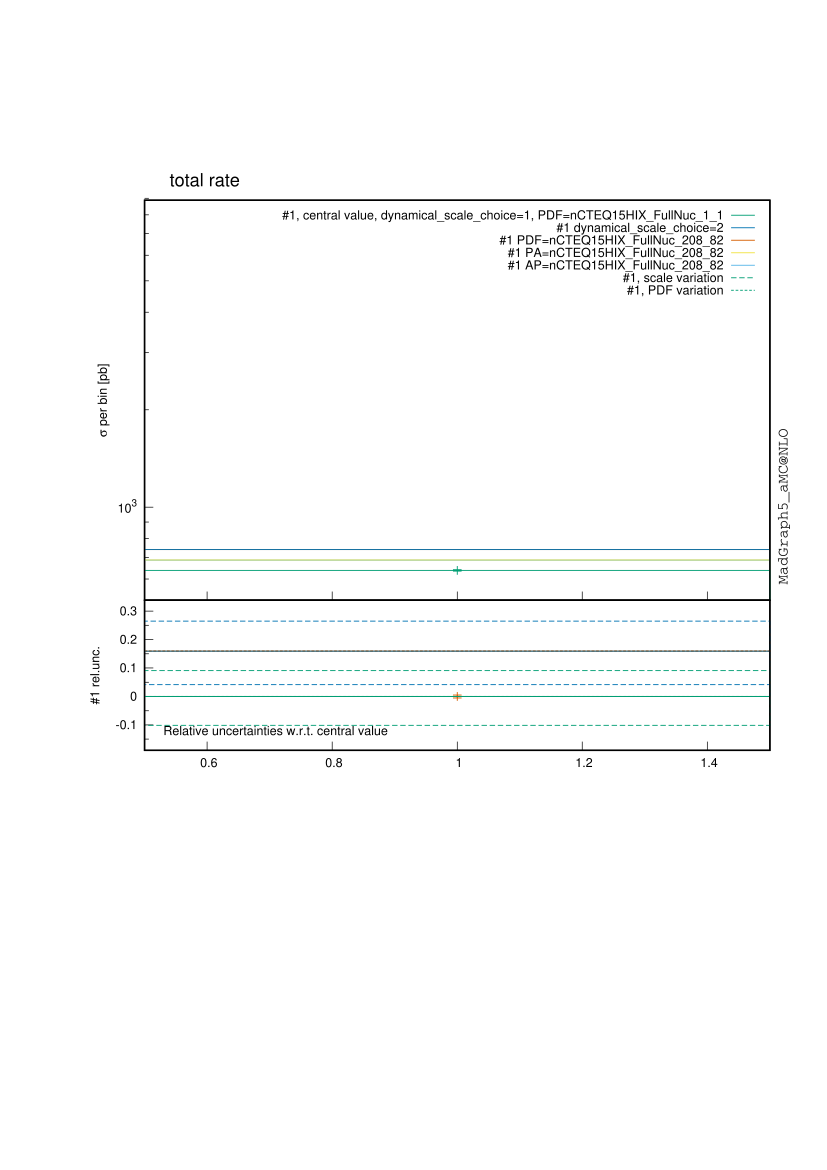

Recreate this plot in gnuplot.

################################################################################
#
# This gnuplot file was generated by MadGraph5_aMC@NLO project, a program which 
# automatically generates Feynman diagrams and matrix elements for arbitrary
# high-energy processes in the Standard Model and beyond. It also perform the
# integration and/or generate events for these processes, at LO and NLO accuracy.
#
# For more information, visit madgraph.phys.ucl.ac.be and amcatnlo.web.cern.ch
#
################################################################################
# /home/charlie/research/mg5amcnlo_RPA_PineAPPL/test_pp2ttbar_PineAPPL/bin/internal/histograms.py /home/charlie/research/mg5amcnlo_RPA_PineAPPL/test_pp2ttbar_PineAPPL/SubProcesses/P0_gg_ttx/all_G1/MADatNLO.HwU /home/charlie/research/mg5amcnlo_RPA_PineAPPL/test_pp2ttbar_PineAPPL/SubProcesses/P0_uux_ttx/all_G1/MADatNLO.HwU /home/charlie/research/mg5amcnlo_RPA_PineAPPL/test_pp2ttbar_PineAPPL/SubProcesses/P0_uxu_ttx/all_G1_1/MADatNLO.HwU /home/charlie/research/mg5amcnlo_RPA_PineAPPL/test_pp2ttbar_PineAPPL/SubProcesses/P0_uxu_ttx/all_G1_2/MADatNLO.HwU --out=/home/charlie/research/mg5amcnlo_RPA_PineAPPL/test_pp2ttbar_PineAPPL/Events/run_04/MADatNLO --gnuplot --band=[] --lhapdf-config=lhapdf-config --sum --keep_all_weights --no_open
reset

set lmargin 10
set rmargin 0
set terminal postscript portrait enhanced color "Helvetica" 9 
# The pdf terminal offers transparency support, but you will have to adapt things a bit
#set terminal pdf enhanced font "Helvetica 12" lw 1.0 dashed size 29.7cm, 21cm
set key font ",9"
set key samplen "2"
set output "MADatNLO.ps"

# This is the "PODO" color palette of gnuplot v.5, but with the order
# changed: palette of colors selected to be easily distinguishable by
# color-blind individuals with either protanopia or deuteranopia. Bang
# Wong [2011] Nature Methods 8, 441.

set style line   1 lt 1 lc rgb "#009e73" lw 1.3
set style line 101 lt 1 lc rgb "#009e73" lw 1.3 dt (6,3)
set style line  11 lt 2 lc rgb "#009e73" lw 1.3 dt (6,3)
set style line  21 lt 4 lc rgb "#009e73" lw 1.3 dt (3,2)
set style line  31 lt 6 lc rgb "#009e73" lw 1.3 dt (2,1)
set style line  41 lt 8 lc rgb "#009e73" lw 1.3 dt (4,3)

set style line   2 lt 1 lc rgb "#0072b2" lw 1.3
set style line 102 lt 1 lc rgb "#0072b2" lw 1.3 dt (6,3)
set style line  12 lt 2 lc rgb "#0072b2" lw 1.3 dt (6,3)
set style line  22 lt 4 lc rgb "#0072b2" lw 1.3 dt (3,2)
set style line  32 lt 6 lc rgb "#0072b2" lw 1.3 dt (2,1)
set style line  42 lt 8 lc rgb "#0072b2" lw 1.3 dt (4,3)

set style line   3 lt 1 lc rgb "#d55e00" lw 1.3
set style line 103 lt 1 lc rgb "#d55e00" lw 1.3 dt (6,3)
set style line  13 lt 2 lc rgb "#d55e00" lw 1.3 dt (6,3)
set style line  23 lt 4 lc rgb "#d55e00" lw 1.3 dt (3,2)
set style line  33 lt 6 lc rgb "#d55e00" lw 1.3 dt (2,1)
set style line  43 lt 8 lc rgb "#d55e00" lw 1.3 dt (4,3)

set style line   4 lt 1 lc rgb "#f0e442" lw 1.3
set style line 104 lt 1 lc rgb "#f0e442" lw 1.3 dt (6,3)
set style line  14 lt 2 lc rgb "#f0e442" lw 1.3 dt (6,3)
set style line  24 lt 4 lc rgb "#f0e442" lw 1.3 dt (3,2)
set style line  34 lt 6 lc rgb "#f0e442" lw 1.3 dt (2,1)
set style line  44 lt 8 lc rgb "#f0e442" lw 1.3 dt (4,3)

set style line   5 lt 1 lc rgb "#56b4e9" lw 1.3
set style line 105 lt 1 lc rgb "#56b4e9" lw 1.3 dt (6,3)
set style line  15 lt 2 lc rgb "#56b4e9" lw 1.3 dt (6,3)
set style line  25 lt 4 lc rgb "#56b4e9" lw 1.3 dt (3,2)
set style line  35 lt 6 lc rgb "#56b4e9" lw 1.3 dt (2,1)
set style line  45 lt 8 lc rgb "#56b4e9" lw 1.3 dt (4,3)

set style line   6 lt 1 lc rgb "#cc79a7" lw 1.3
set style line 106 lt 1 lc rgb "#cc79a7" lw 1.3 dt (6,3)
set style line  16 lt 2 lc rgb "#cc79a7" lw 1.3 dt (6,3)
set style line  26 lt 4 lc rgb "#cc79a7" lw 1.3 dt (3,2)
set style line  36 lt 6 lc rgb "#cc79a7" lw 1.3 dt (2,1)
set style line  46 lt 8 lc rgb "#cc79a7" lw 1.3 dt (4,3)

set style line   7 lt 1 lc rgb "#e69f00" lw 1.3
set style line 107 lt 1 lc rgb "#e69f00" lw 1.3 dt (6,3)
set style line  17 lt 2 lc rgb "#e69f00" lw 1.3 dt (6,3)
set style line  27 lt 4 lc rgb "#e69f00" lw 1.3 dt (3,2)
set style line  37 lt 6 lc rgb "#e69f00" lw 1.3 dt (2,1)
set style line  47 lt 8 lc rgb "#e69f00" lw 1.3 dt (4,3)

set style line   8 lt 1 lc rgb "black" lw 1.3
set style line 108 lt 1 lc rgb "black" lw 1.3 dt (6,3)
set style line  18 lt 2 lc rgb "black" lw 1.3 dt (6,3)
set style line  28 lt 4 lc rgb "black" lw 1.3 dt (3,2)
set style line  38 lt 6 lc rgb "black" lw 1.3 dt (2,1)
set style line  48 lt 8 lc rgb "black" lw 1.3 dt (4,3)


set style line  51 lt 1 lc rgb "blue" lw 2.0
set style line  52 lt 1 lc rgb "red" lw 2.0
set style line  522 lt 2 lc rgb "red" lw 2.0 dt (6,3)

set style line 999 lt 1 lc rgb "gray" lw 1.3

safe(x,y,a) = (y == 0.0 ? a : x/y)

set style data histeps
set key invert



################################################################################
### Rendering of the plot titled 'total rate'
################################################################################

set multiplot
set label "total rate" font ",13" at graph 0.04, graph 1.05
set xrange [5.0000e-01:1.5000e+00]
set bmargin 0 
set tmargin 0
set xtics nomirror
set ytics nomirror
set mytics 10
set xtics auto
set key horizontal noreverse maxcols 1 width -4 
set label front 'MadGraph5\_aMC\@NLO' font "Courier,11" rotate by 90 at graph 1.02, graph 0.04

#-- rendering subhistograms 'single diagram output'

set format y '10^{%T}'
set yrange [5.1574e+02:8.8739e+03]
set origin 0.0000e+00, 5.0000e-01
set size 1.0000e+00, 4.0000e-01
set mytics 10
set ytics auto
set format x ''
set logscale y
set ylabel "{/Symbol s} per bin [pb]"

plot \
sqrt(-1) ls 21 title '#1, PDF variation',\
sqrt(-1) ls 11 title '#1, scale variation',\
'MADatNLO.HwU' index 0 using (($1+$2)/2):20 ls 5 title '#1 AP=nCTEQ15HIX\_FullNuc\_208\_82',\
'MADatNLO.HwU' index 0 using (($1+$2)/2):17 ls 4 title '#1 PA=nCTEQ15HIX\_FullNuc\_208\_82',\
'MADatNLO.HwU' index 0 using (($1+$2)/2):14 ls 3 title '#1 PDF=nCTEQ15HIX\_FullNuc\_208\_82',\
'MADatNLO.HwU' index 0 using (($1+$2)/2):8 ls 2 title '#1 dynamical\_scale\_choice=2',\
'MADatNLO.HwU' index 0 using (($1+$2)/2):($3 >= 0 ? sqrt(-1) : abs($3)):4 w yerrorbar ls 101 title '',\
'MADatNLO.HwU' index 0 using (($1+$2)/2):($3 >= 0 ? sqrt(-1) : abs($3)) ls 101 title '',\
'MADatNLO.HwU' index 0 using (($1+$2)/2):($3 < 0 ? sqrt(-1) : $3):4 w yerrorbar ls 1 title '',\
'MADatNLO.HwU' index 0 using (($1+$2)/2):($3 < 0 ? sqrt(-1) : $3) ls 1 title '#1, central value, dynamical\_scale\_choice=1, PDF=nCTEQ15HIX\_FullNuc\_1\_1'
#-- rendering subhistograms 'Relative scale and PDF uncertainty'
unset label
unset format
set yrange [-1.8946e-01:3.3811e-01]
set origin 0.0000e+00, 3.5000e-01
set size 1.0000e+00, 1.5000e-01
set mytics 2
set ytics auto
set format x
unset logscale y
set ylabel "#1 rel.unc."
set label "Relative uncertainties w.r.t. central value" font ",9" front at graph 0.03, graph 0.13
plot \
'MADatNLO.HwU' index 0 using (($1+$2)/2):(safe($16,$3,1.0)-1.0) ls 23 title '',\
'MADatNLO.HwU' index 0 using (($1+$2)/2):(safe($15,$3,1.0)-1.0) ls 23 title '',\
'MADatNLO.HwU' index 0 using (($1+$2)/2):(safe($13,$3,1.0)-1.0) ls 21 title '',\
'MADatNLO.HwU' index 0 using (($1+$2)/2):(safe($12,$3,1.0)-1.0) ls 21 title '',\
'MADatNLO.HwU' index 0 using (($1+$2)/2):(safe($10,$3,1.0)-1.0) ls 12 title '',\
'MADatNLO.HwU' index 0 using (($1+$2)/2):(safe($9,$3,1.0)-1.0) ls 12 title '',\
'MADatNLO.HwU' index 0 using (($1+$2)/2):(safe($7,$3,1.0)-1.0) ls 11 title '',\
'MADatNLO.HwU' index 0 using (($1+$2)/2):(safe($6,$3,1.0)-1.0) ls 11 title '',\
0.0 ls 999 title '',\
'MADatNLO.HwU' index 0 using (($1+$2)/2):(0.0):(safe($4,$3,0.0)) w yerrorbar ls 3 title '',\
'MADatNLO.HwU' index 0 using (($1+$2)/2):(safe($14,$3,1.0)-1.0) ls 3 title '',\
'MADatNLO.HwU' index 0 using (($1+$2)/2):(safe($11,$3,1.0)-1.0) ls 1 title '',\
'MADatNLO.HwU' index 0 using (($1+$2)/2):(safe($8,$3,1.0)-1.0) ls 2 title '',\
'MADatNLO.HwU' index 0 using (($1+$2)/2):(safe($5,$3,1.0)-1.0) ls 1 title ''

unset label

################################################################################

################################################################################
### Rendering of the plot titled 'total rate Born'
################################################################################

set multiplot
set label "total rate Born" font ",13" at graph 0.04, graph 1.05
set xrange [5.0000e-01:1.5000e+00]
set bmargin 0 
set tmargin 0
set xtics nomirror
set ytics nomirror
set mytics 10
set xtics auto
set key horizontal noreverse maxcols 1 width -4 
set label front 'MadGraph5\_aMC\@NLO' font "Courier,11" rotate by 90 at graph 1.02, graph 0.04

#-- rendering subhistograms 'single diagram output'

set format y '10^{%T}'
set yrange [3.0742e+02:7.0310e+03]
set origin 0.0000e+00, 5.0000e-01
set size 1.0000e+00, 4.0000e-01
set mytics 10
set ytics auto
set format x ''
set logscale y
set ylabel "{/Symbol s} per bin [pb]"

plot \
sqrt(-1) ls 21 title '#1, PDF variation',\
sqrt(-1) ls 11 title '#1, scale variation',\
'MADatNLO.HwU' index 1 using (($1+$2)/2):20 ls 5 title '#1 AP=nCTEQ15HIX\_FullNuc\_208\_82',\
'MADatNLO.HwU' index 1 using (($1+$2)/2):17 ls 4 title '#1 PA=nCTEQ15HIX\_FullNuc\_208\_82',\
'MADatNLO.HwU' index 1 using (($1+$2)/2):14 ls 3 title '#1 PDF=nCTEQ15HIX\_FullNuc\_208\_82',\
'MADatNLO.HwU' index 1 using (($1+$2)/2):8 ls 2 title '#1 dynamical\_scale\_choice=2',\
'MADatNLO.HwU' index 1 using (($1+$2)/2):($3 >= 0 ? sqrt(-1) : abs($3)):4 w yerrorbar ls 101 title '',\
'MADatNLO.HwU' index 1 using (($1+$2)/2):($3 >= 0 ? sqrt(-1) : abs($3)) ls 101 title '',\
'MADatNLO.HwU' index 1 using (($1+$2)/2):($3 < 0 ? sqrt(-1) : $3):4 w yerrorbar ls 1 title '',\
'MADatNLO.HwU' index 1 using (($1+$2)/2):($3 < 0 ? sqrt(-1) : $3) ls 1 title '#1, central value, dynamical\_scale\_choice=1, PDF=nCTEQ15HIX\_FullNuc\_1\_1'
#-- rendering subhistograms 'Relative scale and PDF uncertainty'
unset label
unset format
set yrange [-3.7095e-01:6.2695e-01]
set origin 0.0000e+00, 3.5000e-01
set size 1.0000e+00, 1.5000e-01
set mytics 2
set ytics auto
set format x
unset logscale y
set ylabel "#1 rel.unc."
set label "Relative uncertainties w.r.t. central value" font ",9" front at graph 0.03, graph 0.13
plot \
'MADatNLO.HwU' index 1 using (($1+$2)/2):(safe($16,$3,1.0)-1.0) ls 23 title '',\
'MADatNLO.HwU' index 1 using (($1+$2)/2):(safe($15,$3,1.0)-1.0) ls 23 title '',\
'MADatNLO.HwU' index 1 using (($1+$2)/2):(safe($13,$3,1.0)-1.0) ls 21 title '',\
'MADatNLO.HwU' index 1 using (($1+$2)/2):(safe($12,$3,1.0)-1.0) ls 21 title '',\
'MADatNLO.HwU' index 1 using (($1+$2)/2):(safe($10,$3,1.0)-1.0) ls 12 title '',\
'MADatNLO.HwU' index 1 using (($1+$2)/2):(safe($9,$3,1.0)-1.0) ls 12 title '',\
'MADatNLO.HwU' index 1 using (($1+$2)/2):(safe($7,$3,1.0)-1.0) ls 11 title '',\
'MADatNLO.HwU' index 1 using (($1+$2)/2):(safe($6,$3,1.0)-1.0) ls 11 title '',\
0.0 ls 999 title '',\
'MADatNLO.HwU' index 1 using (($1+$2)/2):(0.0):(safe($4,$3,0.0)) w yerrorbar ls 3 title '',\
'MADatNLO.HwU' index 1 using (($1+$2)/2):(safe($14,$3,1.0)-1.0) ls 3 title '',\
'MADatNLO.HwU' index 1 using (($1+$2)/2):(safe($11,$3,1.0)-1.0) ls 1 title '',\
'MADatNLO.HwU' index 1 using (($1+$2)/2):(safe($8,$3,1.0)-1.0) ls 2 title '',\
'MADatNLO.HwU' index 1 using (($1+$2)/2):(safe($5,$3,1.0)-1.0) ls 1 title ''

unset label

################################################################################
unset multiplot
!ps2pdf "MADatNLO.ps" &> /dev/null
